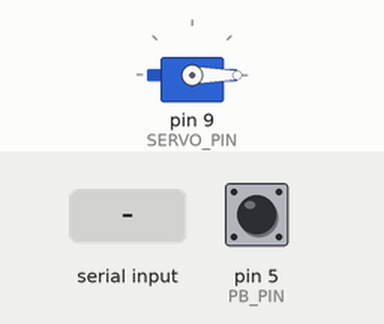
A sketch run on a simulated Arduino Uno, built with avr-gcc and run on an emulated ATmega328P. Parts: servo. The inputs (shaded band) are chosen by the test bench; at power-on: pin 5 (PB_PIN) HIGH. What the sketch prints to the serial monitor is not drawn.

Above: at 1.2 s.
1.3 s: byte 30 received over Serial
At 2.4 s:
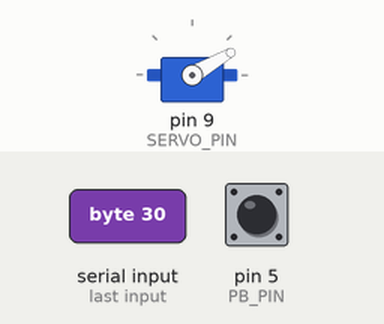
2.8 s: byte 90 received over Serial
At 3.6 s:
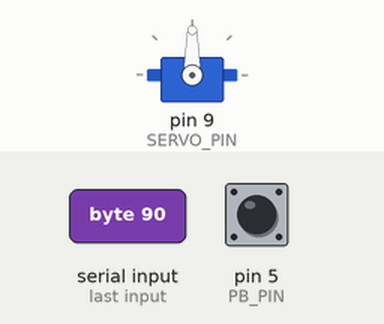
4.3 s: byte 120 received over Serial
At 4.7 s:
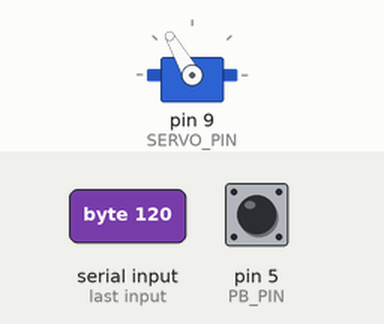
Timing chart, 0 to 7.3 s (numbered marks = the images above; inputs shaded):
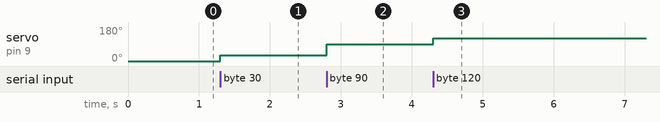

Measured:
- after the input at 1.3 s, servo on pin 9 (SERVO_PIN): 0° → 30° at once
- after the input at 2.8 s, servo on pin 9 (SERVO_PIN): 30° → 90° at once
- after the input at 4.3 s, servo on pin 9 (SERVO_PIN): 90° → 120° at once

The sketch:

Board2UART.ino
```cpp
#include <Servo.h>

#define PB_PIN 5
#define SERVO_PIN 9


#define OFF 0
#define ON 1


byte g_pbState =OFF; /*Button State*/
byte g_potReading=0; /*Received Potentiometer Reading*/

Servo ServoMotor; /*Creating a servo object to control it*/

void setup()
{
  Serial.begin(9600); /*Beginnig serial communicaton for
              UART*/

  /*Setting the PB pin as an input
  pin with internal pullup resistance enabled*/
  pinMode(PB_PIN,INPUT_PULLUP);

  /*Attaching the created servo object to the servo pin*/
  ServoMotor.attach(SERVO_PIN);
}

void loop()
{
  /*This nested if is to check for the button state as well
  as take measures against debouncing, the PB is pulled up
  meaning if it's pressed the digital pin reads low*/
  if(digitalRead(PB_PIN)==LOW){
    delay(30); /*Dealy to wait out debouncing*/
    if(digitalRead(PB_PIN)==LOW){
      /*Send to Board 1 that the button is presed*/
      Serial.write(ON);
    }
  }
  else{
    /*Send to Board 1 that the button is released*/
    Serial.write(OFF);
  }

  /*Checks for incoming Potentiometer reading*/
  if(Serial.available()){
    g_potReading=Serial.read();
  }
  /*Moves the servo according to the potentiometer reading*/
  ServoMotor.write(g_potReading);
}
```
